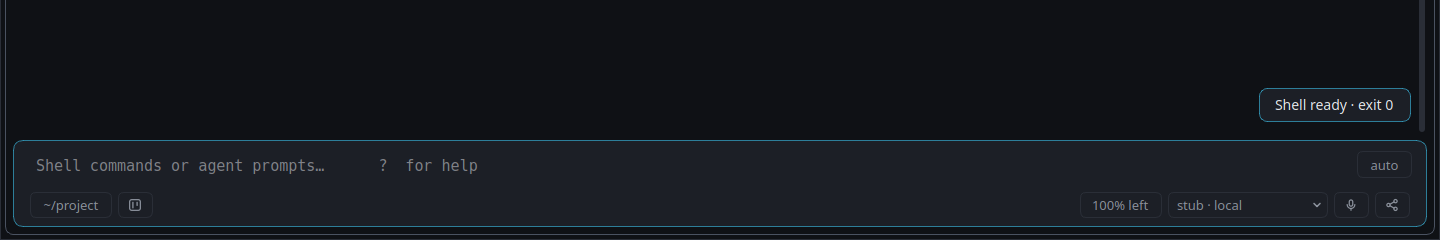
#> input picture docs/qa_evidence/2026-09-19-relaying-line-left-normal/implementer-idle-x-comp.png, 1440 x 240 px; its folder holds only this picture in this run
$ python measure.py
#> lines starting #> are read from the running program, lines starting #| are printed output that depends on the picture
#> in measure, img is the input picture: PIL image 1440x240 RGB; mean R, G, B 21.3, 24.4, 29.8
#!/usr/bin/env python3
# SPDX-License-Identifier: AGPL-3.0-or-later
"""Measure the #HQ2B captures: is the "Relaying…" line on the prompt text's left edge, in every
state, in the normal weight, and does it elide from the middle in a narrow pane?

    python3 measure.py

For each scene's composer crop (100 %, window-width, bottom 240 px):
  * the busy row — the topmost band of state-coloured pixels (violet agent / blue terminal /
    amber needs-you, relay-dark tokens) — its left edge x_busy and its OCR;
  * the prompt text's left edge x_text: the first column under the busy row whose ink is
    neither background nor a frame hairline (a hairline is a column inked for most of the
    band; text columns are inked for a few px only);
  * x_frame: the composer frame's left border (a near-full-height inked column), so the
    report can also say how far the line sits inside the frame;
  * |x_text - x_busy| <= 2 px is the acceptance, and the reason 2 is enough: the two rows'
    first glyphs differ (the line's capital R, the placeholder's own first letter), and a
    glyph's leftmost antialiased pixel sits its left side bearing — up to 2 px at this size —
    right of the shared pen origin. The pen origin itself is pinned by the caret: in the
    captures where the prompt's blink is on, a 2 px-wide, ~18 px-tall column (the caret) stands
    at the prompt's origin, and the busy row's pen origin — its ink x less the R's bearing —
    is the same column. The old right-aligned line put x_busy near the right edge instead.

The weight verdict (scene `relaying`): the captured first word's ink ratio — ink pixels over
the word's bounding box — against the same word rendered from the fc-matched UI font at normal
and at demibold weight, scaled to the same ink height. Whichever it sits nearer is the verdict;
the numbers are printed so the call is auditable.

`idle` must report no coloured pixels at all (the control).
"""
import subprocess
import sys
from PIL import Image

DIST = 70
FAMILIES = {
    "violet(agent/working)": (0xB4, 0x8E, 0xF7),
    "blue(shell/running)": (0x3E, 0xC5, 0xF0),
    "amber(needs you)": (0xEC, 0xC4, 0x76),
}
SCENES = ("idle", "relaying", "running", "spawn", "question", "narrow")


def coloured(p):
    for r, g, b in FAMILIES.values():
        if abs(p[0] - r) + abs(p[1] - g) + abs(p[2] - b) <= DIST:
            return True
    return False


def bands(img):
    """Y-bands of coloured pixels: (top, bottom, leftmost_x, rightmost_x, count, family)."""
    rows = {}
    for y in range(img.height):
        xs = [x for x in range(img.width) if coloured(img.getpixel((x, y)))]
        if xs:
            rows[y] = xs
#> after the loop, rows = 11 items
    out = []
    ys = sorted(rows)
#> ys = [99, 100, 101, 102, 103, 104, 105, 106, 107, 108, 109]
    i = 0
    while i < len(ys):
        j = i
        while j + 1 < len(ys) and ys[j + 1] - ys[j] <= 4:
            j += 1
        block = [y for y in ys[i:j + 1]]
        xs = [x for y in block for x in rows[y]]
        fam = {}
        for y in block:
            for x in rows[y]:
                p = img.getpixel((x, y))
                for name, (r, g, b) in FAMILIES.items():
                    if abs(p[0] - r) + abs(p[1] - g) + abs(p[2] - b) <= DIST:
                        fam[name] = fam.get(name, 0) + 1
        out.append((block[0], block[-1], min(xs), max(xs), sum(len(rows[y]) for y in block), fam))
        i = j + 1
#> this loop made 1 pass
#> (block, i) on pass 1: ([99, 100, 101, 102, 103, 104, 105, 106, 107, 108, 109], 11)
#> after the loop, out = 1 item
    return out


def ocr(img, tag):
    img.save(f"/tmp/hq2b-ocr-{tag}.png")
    text = subprocess.run(["tesseract", f"/tmp/hq2b-ocr-{tag}.png", "-", "--psm", "7"],
                          capture_output=True, text=True).stdout
    return " ".join(text.split())


def column_ink(img, x, y0, y1, surface, thresh=55):
    return sum(1 for y in range(y0, y1)
               if sum(abs(a - b) for a, b in zip(img.getpixel((x, y)), surface)) > thresh)


# [6 lines left out: function surface_of, not called in this run]


def measure(scene):
    img = Image.open(f"implementer-{scene}-x-comp.png").convert("RGB")
    print(f"=== {scene} ===")
    bs = bands(img)
#> bs = 1 item
    # The busy line is the band that *says* "Relaying": terminal ANSI text above the composer
    # and the strip chips below the prompt both carry state colours without being the line.
    busy = None
    for band in bs:
        top, bottom = band[0], band[1]
        row = img.crop((0, max(0, top - 4), img.width, min(img.height, bottom + 5))).resize(
            (img.width * 3, (bottom + 5 - max(0, top - 4)) * 3), Image.LANCZOS)
        text = ocr(row, f"{scene}-{top}")
        if "relaying" in text.lower():
            busy = (band, text)
            break
#> this loop made 1 pass
#> (top, bottom) on pass 1: (99, 109)
#> pass 1, in measure, `row = img.crop((0, max(0, top - 4), img.width, min(img.height, bottom ..`:
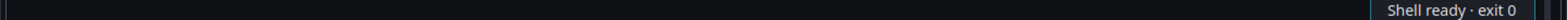
#> row: PIL image 4320x57 RGB (shown at 1/3 size); mean R, G, B 19, 21.2, 25.6
    if not busy:
        detail = "idle control: no \"Relaying\" row — pass" if scene == "idle" else "NO BUSY LINE FOUND"
        print(f"  {detail} ({len(bs)} coloured band(s) in the composer, none of them the line)")
        return scene == "idle"
    (top, bottom, x_busy, x_right, count, fam), text = busy
    fam_name = max(fam, key=fam.get)
    print(f"  busy row y {top}..{bottom}, x {x_busy}..{x_right}, {count} px, {fam_name}")
    print(f"  busy row OCR: {text!r}")

    # The prompt text: the first column under the busy row that is inked like text (a few px),
    # not like the frame's hairline (most of the band). The caret, when its blink is on, sits
    # at the same x as the text, so it measures the same edge either way.
    y0, y1 = bottom + 4, min(bottom + 46, img.height)
    surface = surface_of(img, y0, y1)
    band_h = y1 - y0
    x_text = None
    text_ink = 0
    for x in range(2, img.width - 2):
        ink = column_ink(img, x, y0, y1, surface)
        if 0 < ink <= band_h * 0.5:
            x_text, text_ink = x, ink
            break
    # The composer frame's left border: a column inked for most of the crop's height.
    full_surface = surface_of(img, 0, img.height)
    x_frame = None
    for x in range(0, img.width):
        if column_ink(img, x, 0, img.height, full_surface) > img.height * 0.7:
            x_frame = x
            break
    if x_text is None:
        print("  PROMPT TEXT NOT FOUND under the busy row")
        return False
    delta = x_text - x_busy
    verdict = "PASS" if abs(delta) <= 2 else "FAIL"
    print(f"  busy left x={x_busy}, prompt text left x={x_text} (frame border x={x_frame}, "
          f"line sits {x_busy - x_frame} px inside it)")
    print(f"  |prompt_x - busy_x| = {abs(delta)} px -> {verdict} "
          f"(acceptance: same pen origin, ±2 px of glyph bearing)")
    if text_ink >= 14:
        print(f"  (the first prompt column is {text_ink} px tall — the caret, i.e. the prompt's "
              f"own pen origin, not a glyph edge)")
    if "…" not in text and "..." not in text and scene == "narrow":
        print("  narrow scene: no ellipsis in the OCR — check the elision by eye")
        return False
    return abs(delta) <= 2


# [61 lines left out: functions font_files, weight_verdict, not called in this run]


def main():
    ok = [measure(scene) for scene in SCENES]
    weight = weight_verdict()
    ok_all = all(ok) and weight
    print("=== overall:", "PASS" if ok_all else "FAIL", "===")
    return 0 if ok_all else 1


if __name__ == "__main__":
    sys.exit(main())
#> (the call stopped at in ocr, `text = subprocess.run(["tesseract", f"/tmp/hq2b-ocr-{tag}.png", "-", "..`: subprocess is not available in this run)
